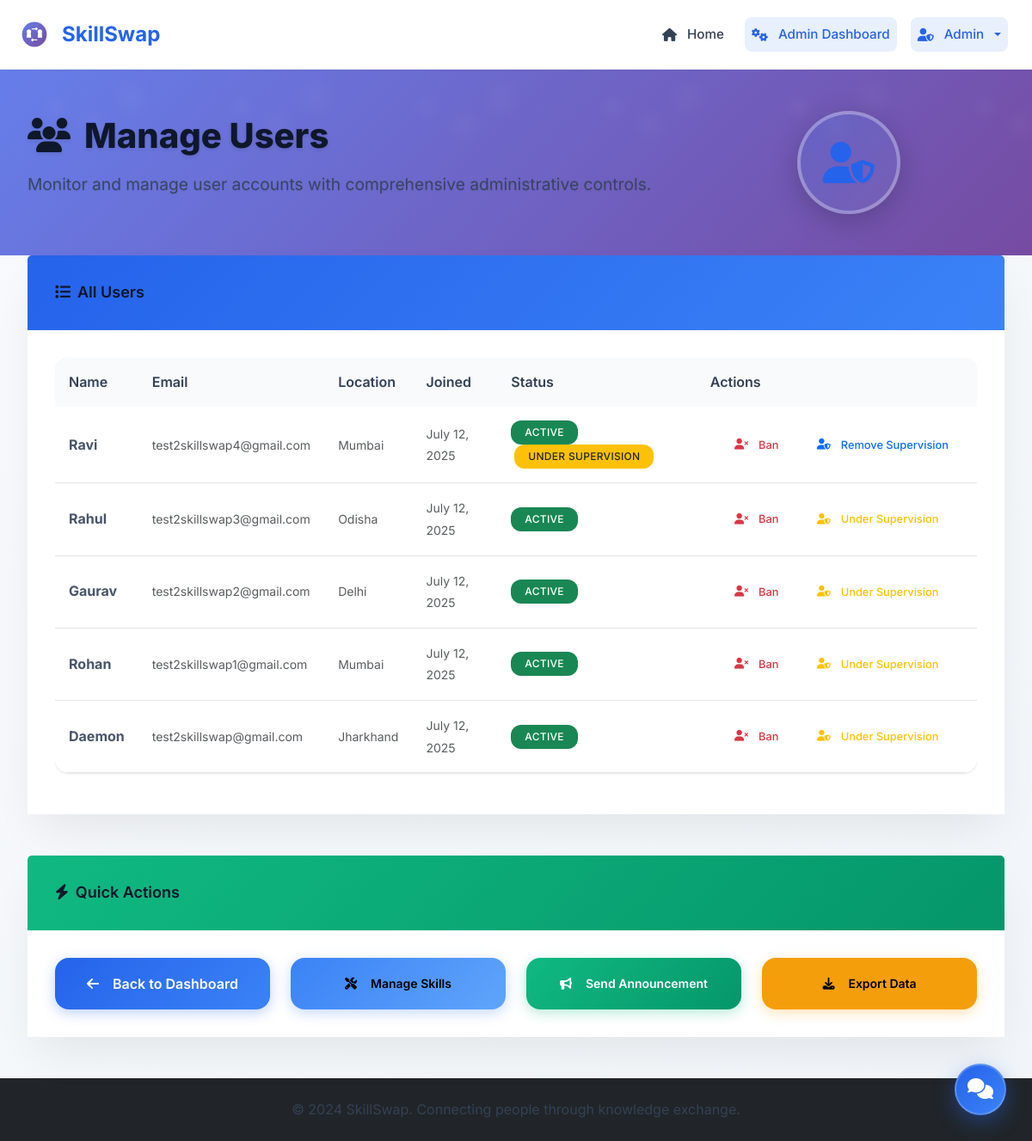
/admin/users (signed in), run on an earlier commit of the app's database.
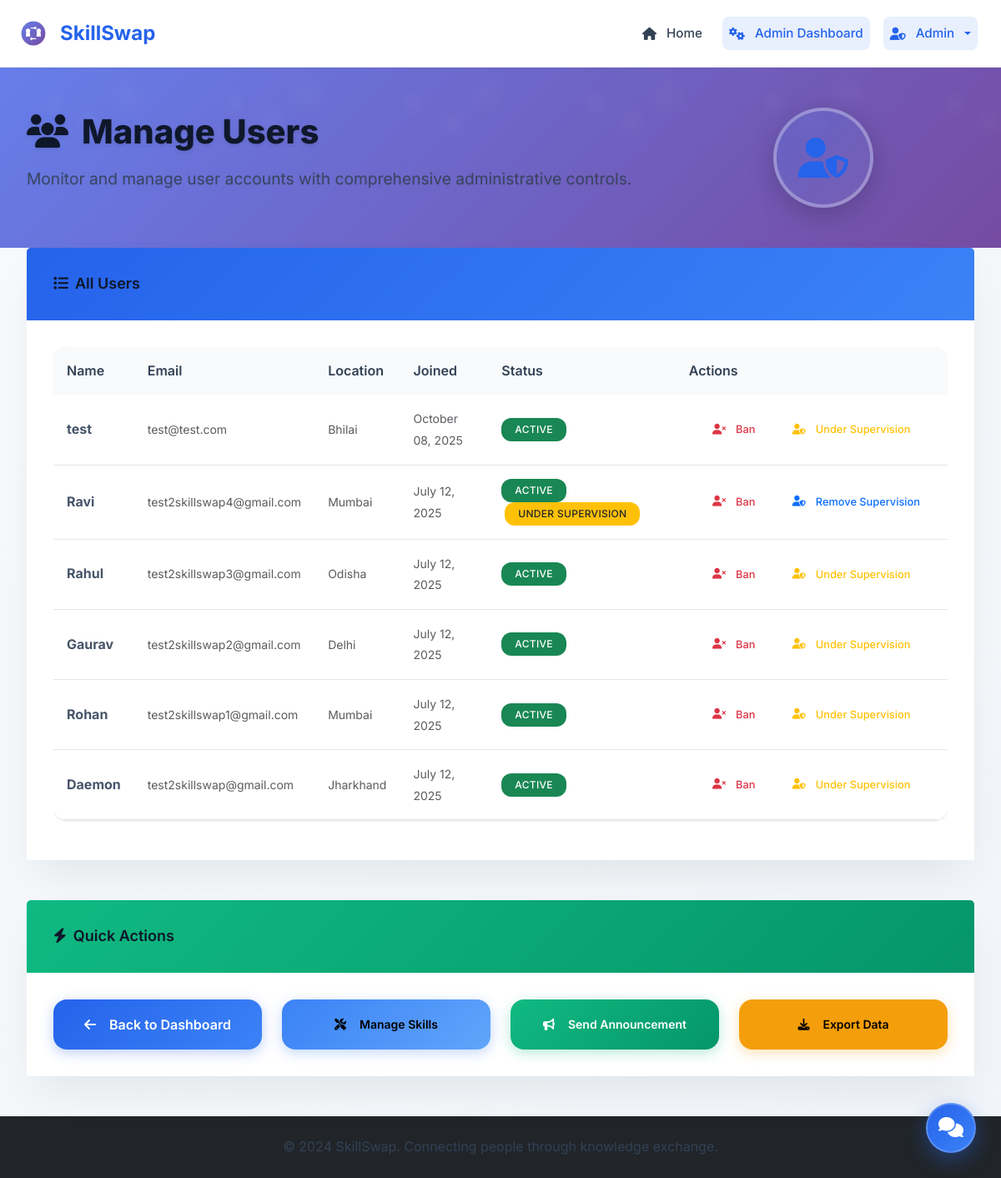
And on a later commit of the database.
### tables this page shows
CREATE TABLE users (
            id INTEGER PRIMARY KEY AUTOINCREMENT,
            email TEXT UNIQUE NOT NULL,
            password_hash TEXT NOT NULL,
            name TEXT NOT NULL,
            location TEXT,
            profile_photo TEXT,
            availability TEXT,
            is_public INTEGER DEFAULT 1,
            is_admin INTEGER DEFAULT 0,
            is_banned INTEGER DEFAULT 0,
            created_at TIMESTAMP DEFAULT CURRENT_TIMESTAMP
        , bio TEXT, is_under_supervision INTEGER DEFAULT 0, availability_start TEXT, availability_end TEXT);

### skill_swap_app.py (the view)
@app.route('/admin/users')
@admin_required
def admin_users():
    conn = get_db()
    users = conn.execute('SELECT * FROM users WHERE is_admin = 0 ORDER BY created_at DESC').fetchall()
    conn.close()
    users = convert_rows_datetimes(users)
    return render_template('admin_users.html', users=users)

### skill_swap_app.py (called while the page is built)
def parse_datetime(timestamp_str):
    if timestamp_str is None:
        return None
    try:
        if 'T' in timestamp_str:
            return datetime.fromisoformat(timestamp_str.replace('Z', '+00:00'))
        else:
            return datetime.strptime(timestamp_str, '%Y-%m-%d %H:%M:%S')
    except:
        return None

def convert_row_datetimes(row):
    if row is None:
        return None
    if hasattr(row, 'keys'):
        row_dict = dict(row)
    else:
        row_dict = row
    timestamp_fields = ['created_at', 'updated_at', 'rejected_at']
    for field in timestamp_fields:
        if field in row_dict and row_dict[field]:
            row_dict[field] = parse_datetime(row_dict[field])
    return row_dict

def convert_rows_datetimes(rows):
    if not rows:
        return []
    return [convert_row_datetimes(row) for row in rows]

def get_db():
    conn = sqlite3.connect('skill_swap.db')
    conn.row_factory = sqlite3.Row
    return conn

@app.context_processor
def inject_helpers():
    return {'get_user_by_id': get_user_by_id}

### templates/admin_users.html (shortened to what the changed rows need)
{% extends "base.html" %}
{% block content %}
<section class="dashboard-hero">
    <div class="container">
        <div class="row align-items-center">
            <div class="col-lg-8">
                <div class="hero-content">
                    <h1 class="hero-title">
                        <i class="fas fa-users me-3"></i>Manage Users
                    </h1>
                </div>
            </div>
        </div>
    </div>
</section>
<div class="container">
    <div class="row">
        <div class="col-12">
            <div class="card modern-search-card">
                <div class="card-body">
                    {% if users %}
                        <div class="table-responsive">
                            <table class="table table-hover" style="border-radius: var(--radius-lg); overflow: hidden;">
                                <thead style="background: linear-gradient(135deg, rgba(59, 130, 246, 0.1), rgba(147, 197, 253, 0.05));">
                                    <tr>
                                        <th style="border: none; padding: 1rem; font-weight: 600;">Name</th>
                                        <th style="border: none; padding: 1rem; font-weight: 600;">Email</th>
                                        <th style="border: none; padding: 1rem; font-weight: 600;">Location</th>
                                        <th style="border: none; padding: 1rem; font-weight: 600;">Joined</th>
                                        <th style="border: none; padding: 1rem; font-weight: 600;">Status</th>
                                        <th style="border: none; padding: 1rem; font-weight: 600;">Actions</th>
                                    </tr>
                                </thead>
                                <tbody>
                                    {% for user in users %}
                                    <tr style="border-bottom: 1px solid rgba(0,0,0,0.1);">
                                        <td style="padding: 1rem; border: none;">
                                            <strong>{{ user.name }}</strong>
                                        </td>
                                        <td style="padding: 1rem; border: none;">
                                            <small class="text-muted">{{ user.email }}</small>
                                        </td>
                                        <td style="padding: 1rem; border: none;">
                                            <small class="text-muted">
                                                {{ user.location or 'Not specified' }}
                                            </small>
                                        </td>
                                        <td style="padding: 1rem; border: none;">
                                            <small class="text-muted">
                                                {% if user.created_at %}
                                                    {{ user.created_at.strftime('%B %d, %Y') }}
                                                {% else %}
                                                    Unknown
                                                {% endif %}
                                            </small>
                                        </td>
                                        <td style="padding: 1rem; border: none;">
                                            {% if user.is_banned %}
                                                <span class="badge bg-danger" style="border-radius: var(--radius-md);">Banned</span>
                                            {% else %}
                                                <span class="badge bg-success" style="border-radius: var(--radius-md);">Active</span>
                                            {% endif %}
                                            {% if user.is_under_supervision %}
                                                <span class="badge bg-warning text-dark ms-1" style="border-radius: var(--radius-md);">Under Supervision</span>
                                            {% endif %}
                                        </td>
                                        <td style="padding: 1rem; border: none;">
                                            <div class="btn-group btn-group-sm" role="group">
                                                {% if user.is_banned %}
                                                    <a href="{{ url_for('unban_user', user_id=user.id) }}"
                                                       class="btn btn-outline-success admin-action-btn" style="border-radius: var(--radius-md); margin-right: 0.25rem;"
                                                       data-action="unban" data-target="user">
                                                        <i class="fas fa-user-check me-1"></i>Unban
                                                    </a>
                                                {% else %}
                                                    <a href="{{ url_for('ban_user', user_id=user.id) }}"
                                                       class="btn btn-outline-danger admin-action-btn" style="border-radius: var(--radius-md); margin-right: 0.25rem;"
                                                       data-action="ban" data-target="user">
                                                        <i class="fas fa-user-times me-1"></i>Ban
                                                    </a>
                                                {% endif %}
                                                {% if user.is_under_supervision %}
                                                    <a href="{{ url_for('unsupervise_user', user_id=user.id) }}"
                                                       class="btn btn-outline-primary admin-action-btn" style="border-radius: var(--radius-md);"
                                                       data-action="remove supervision" data-target="user">
                                                        <i class="fas fa-user-shield me-1"></i>Remove Supervision
                                                    </a>
                                                {% else %}
                                                    <a href="{{ url_for('supervise_user', user_id=user.id) }}"
                                                       class="btn btn-outline-warning admin-action-btn" style="border-radius: var(--radius-md);"
                                                       data-action="place under supervision" data-target="user">
                                                        <i class="fas fa-user-shield me-1"></i>Under Supervision
                                                    </a>
                                                {% endif %}
                                            </div>
                                        </td>
                                    </tr>
                                    {% endfor %}
                                </tbody>
                            </table>
                        </div>
                    {% else %}
                        <div class="text-center text-muted py-5">
                            <i class="fas fa-users fa-3x mb-3 opacity-50"></i>
                            <p>No users found</p>
                        </div>
                    {% endif %}
                </div>
            </div>
        </div>
    </div>
</div>
{% endblock %}

What changed in the data, as far as the page shows it:
added users: name "test", email "test@test.com", location "Bhilai", created_at "October 08, 2025", is_banned "ACTIVE"
